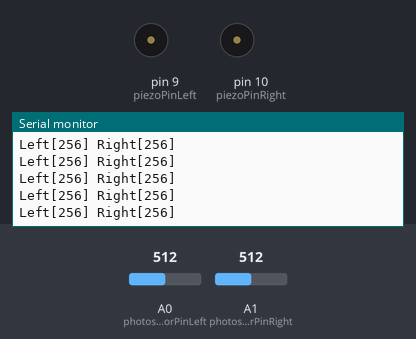
The sketch below on a simulated Arduino Uno, built with avr-gcc and run on an emulated ATmega328P. Parts: buzzer (waves = sounding, pin HIGH), the last lines printed to the serial monitor. Inputs (shaded band) come from the test bench; at power-on: A0 (photosensorPinLeft) = 512, A1 (photosensorPinRight) = 512.

Above: at 1.2 s.
1.3 s: A0 (photosensorPinLeft) set to 209
At 2.3 s:
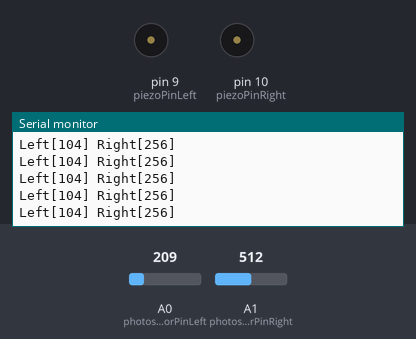
4.3 s: A0 (photosensorPinLeft) set to 182
At 5.0 s:
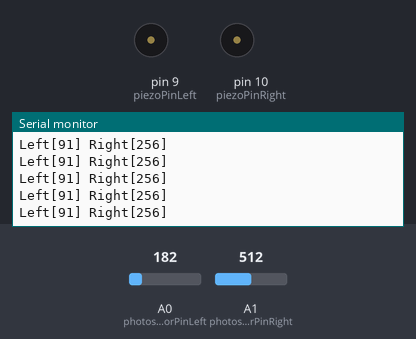
7.3 s: A1 (photosensorPinRight) set to 213
At 8.0 s:
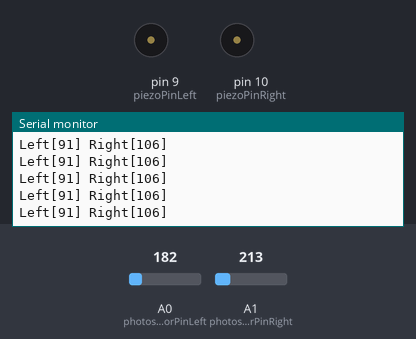
10.3 s: A1 (photosensorPinRight) set to 185
At 11.4 s:
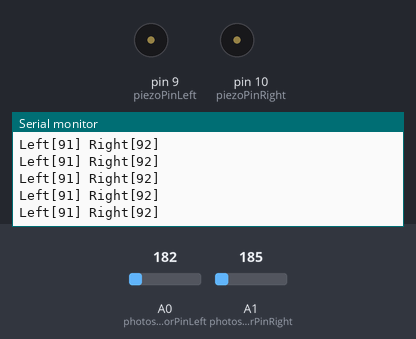
Timing chart, 0 to 13.3 s (numbered marks = the images above; inputs shaded):
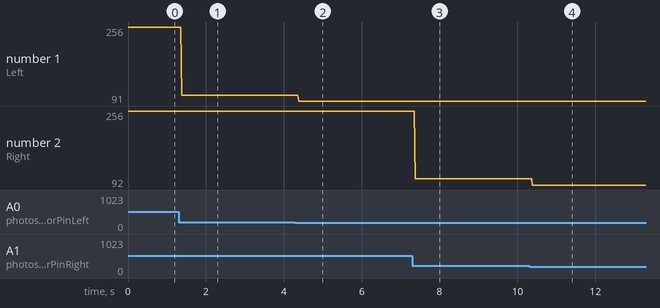

Measured:
- after the input at 1.3 s, the serial monitor: prints a new line after 0.08 s (image 1)
- after the input at 4.3 s, the serial monitor: prints a new line after 0.08 s (image 2)
- after the input at 7.3 s, the serial monitor: prints a new line after 0.07 s (image 3)
- after the input at 10.3 s, the serial monitor: prints a new line after 0.08 s (image 4)
- plotted number 1: 256 → 104 after the input at 1.3 s, 104 → 91 after the input at 4.3 s
- plotted number 2: 256 → 106 after the input at 7.3 s, 106 → 92 after the input at 10.3 s

The sketch:

PhotoresistorWithPiezo.ino
```cpp
int photosensorPinLeft = A0;
int photosensorPinRight = A1;
int piezoPinLeft = 9;
int piezoPinRight = 10;

int valLeft = 0;
int valRight = 0;

void setup() {
  pinMode(piezoPinLeft, OUTPUT);
  pinMode(piezoPinRight, OUTPUT);

  Serial.begin(9600);
  Serial.println("Ready!");
}

void loop() {
  digitalWrite(piezoPinLeft, LOW);
  digitalWrite(piezoPinRight, LOW);
  valLeft = analogRead(photosensorPinLeft);
  valLeft = valLeft/2;
  valRight = analogRead(photosensorPinRight);
  valRight = valRight/2;

  Serial.print("Left[");
  Serial.print(valLeft);
  Serial.print("] ");
  Serial.print("Right[");
  Serial.print(valRight);
  Serial.println("]");
/*

  for( int i=0; i<500; i++ ) {  // play it for 50 cycles
    digitalWrite(piezoPinLeft, HIGH);
    digitalWrite(piezoPinRight, HIGH);
    delayMicroseconds(valLeft);
    delayMicroseconds(valRight);
    digitalWrite(piezoPinLeft, LOW);
    digitalWrite(piezoPinRight, LOW);
    delayMicroseconds(valLeft);
    delayMicroseconds(valRight);
  }
  */
}
```
